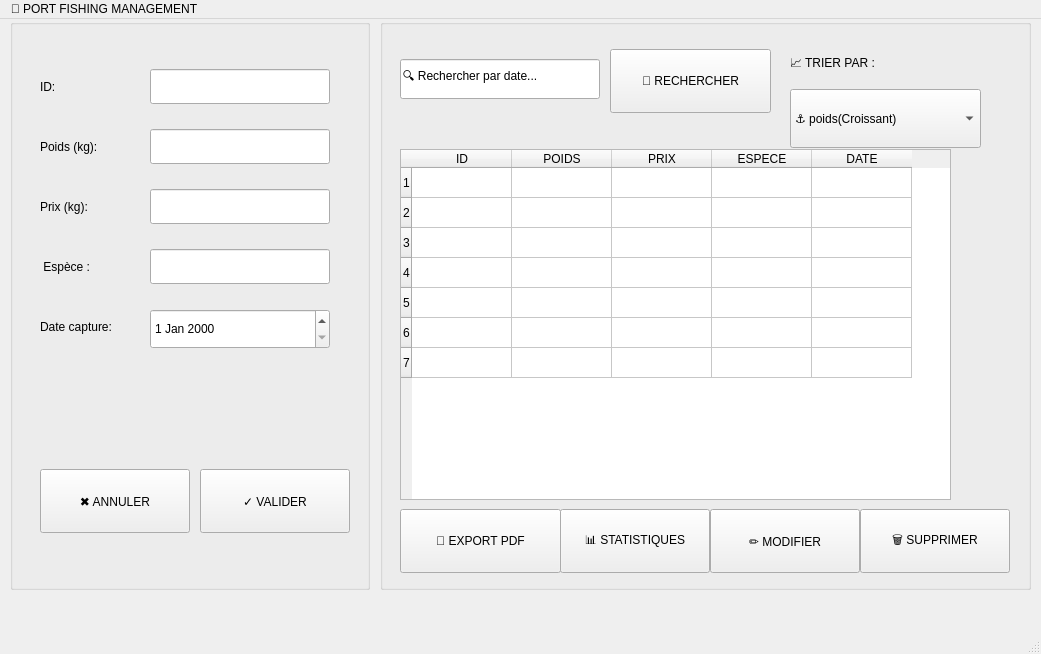
<?xml version="1.0" encoding="UTF-8"?>
<ui version="4.0">
 <class>MainWindow</class>
 <widget class="QMainWindow" name="MainWindow">
  <property name="geometry">
   <rect>
    <x>0</x>
    <y>0</y>
    <width>1041</width>
    <height>654</height>
   </rect>
  </property>
  <property name="windowTitle">
   <string>PORT FISHING MANAGEMENT</string>
  </property>
  <property name="styleSheet">
   <string notr="true">/* ============================================
   PORT FISHING MANAGEMENT - PREMIUM DESIGN
   Ocean Blue Gradient Theme with Modern Elements
============================================ */

/* ========== POLICE DE CARACTÈRES ========== */
* {
    font-family: 'Segoe UI', 'Roboto', 'Arial', sans-serif;
}

/* ========== FENÊTRE PRINCIPALE ========== */
QMainWindow {
    background: qlineargradient(x1:0, y1:0, x2:1, y2:1,
                                stop:0 #0c2461, stop:0.3 #1a5276, stop:1 #1e3799);
    border: none;
}

/* ========== WIDGET CENTRAL ========== */
QWidget#centralwidget {
    background: transparent;
}

/* ========== GROUPBOX STYLE ========== */
QGroupBox {
    background-color: rgba(255, 255, 255, 0.95);
    border: 2px solid rgba(26, 82, 118, 0.3);
    border-radius: 15px;
    margin-top: 10px;
    padding-top: 20px;
    font-weight: 700;
    color: #0c2461;
    font-size: 14px;
    font-family: 'Segoe UI', sans-serif;
}

QGroupBox::title {
    subcontrol-origin: margin;
    subcontrol-position: top center;
    padding: 8px 30px;
    background: qlineargradient(x1:0, y1:0, x2:1, y2:0,
                                stop:0 #1e3799, stop:1 #4a69bd);
    color: white;
    border-radius: 12px;
    margin-top: -25px;
    font-size: 14px;
    font-weight: bold;
    letter-spacing: 1px;
    text-transform: uppercase;
}

/* Form GroupBox */
QGroupBox#groupBox {
    background: rgba(255, 255, 255, 0.98);
    border: 2px solid #3498db;
    box-shadow: 0 8px 32px rgba(0, 0, 0, 0.1);
}

/* Table GroupBox */
QGroupBox#groupBox_2 {
    background: rgba(255, 255, 255, 0.98);
    border: 2px solid #2c3e50;
    font-size: 16px;
    font-weight: bold;
}

/* ========== LABELS STYLE ========== */
QLabel {
    color: #2c3e50;
    font-weight: 600;
    font-size: 13px;
    padding: 4px;
    font-family: 'Segoe UI', sans-serif;
}

QLabel#label, QLabel#label_2, QLabel#label_3,
QLabel#label_4, QLabel#label_5, QLabel#label_6 {
    color: #1a5276;
    font-size: 14px;
    font-weight: 600;
    letter-spacing: 0.5px;
}

QLabel#label_7 {
    color: #0c2461;
    font-size: 16px;
    font-weight: 700;
    background: rgba(255, 255, 255, 0.9);
    padding: 8px 16px;
    border-radius: 8px;
    border: 1px solid rgba(26, 82, 118, 0.2);
}

/* ========== INPUT FIELDS ========== */
QLineEdit {
    background-color: rgba(255, 255, 255, 0.9);
    border: 2px solid rgba(52, 152, 219, 0.5);
    border-radius: 8px;
    padding: 10px 15px;
    font-size: 13px;
    color: #2c3e50;
    selection-background-color: #3498db;
    selection-color: white;
    font-weight: 500;
}

QLineEdit:focus {
    border: 2px solid #1a5276;
    background-color: white;
    box-shadow: 0 0 10px rgba(26, 82, 118, 0.2);
}

QLineEdit:hover {
    border: 2px solid #2980b9;
    background-color: white;
}

QLineEdit#lineEdit_5 {
    background-color: rgba(232, 244, 252, 0.9);
    border: 2px solid #3498db;
    font-style: italic;
    color: #2c3e50;
    font-weight: 500;
    padding: 8px 15px;
}

/* ========== COMBOBOX ========== */
QComboBox {
    background-color: white;
    border: 2px solid rgba(52, 152, 219, 0.5);
    border-radius: 8px;
    padding: 10px 15px;
    font-size: 13px;
    color: #2c3e50;
    min-height: 35px;
    font-weight: 500;
}

QComboBox:hover {
    border: 2px solid #1a5276;
    background-color: #f8f9fa;
}

QComboBox::drop-down {
    border: none;
    width: 35px;
    background: transparent;
}

QComboBox::down-arrow {
    image: url(down_arrow.png);
    width: 14px;
    height: 14px;
}

QComboBox QAbstractItemView {
    background-color: white;
    border: 2px solid #3498db;
    border-radius: 8px;
    selection-background-color: #1a5276;
    selection-color: white;
    padding: 8px;
    font-weight: 500;
}

/* ========== DATE EDIT ========== */
QDateEdit {
    background-color: white;
    border: 2px solid rgba(52, 152, 219, 0.5);
    border-radius: 8px;
    padding: 10px 15px;
    font-size: 13px;
    color: #2c3e50;
    font-weight: 500;
}

QDateEdit:hover {
    border: 2px solid #1a5276;
    background-color: #f8f9fa;
}

QDateEdit::drop-down {
    border: none;
    width: 35px;
}

/* ========== TABLE WIDGET ========== */
QTableWidget {
    background-color: white;
    border: 2px solid #1a5276;
    border-radius: 12px;
    gridline-color: rgba(209, 216, 224, 0.5);
    font-size: 13px;
    selection-background-color: #1a5276;
    selection-color: white;
    alternate-background-color: #f8f9fa;
    padding: 5px;
    box-shadow: 0 4px 6px rgba(0, 0, 0, 0.05);
}

QTableWidget::item {
    padding: 12px 8px;
    border-bottom: 1px solid rgba(236, 240, 241, 0.8);
    font-weight: 500;
}

QTableWidget::item:selected {
    background-color: #1a5276;
    color: white;
    font-weight: 600;
}

QHeaderView::section {
    background: qlineargradient(x1:0, y1:0, x2:0, y2:1,
                                stop:0 #1e3799, stop:1 #4a69bd);
    color: white;
    padding: 15px 8px;
    border: none;
    font-weight: 700;
    font-size: 13px;
    border-right: 1px solid rgba(255, 255, 255, 0.2);
    letter-spacing: 0.5px;
}

QHeaderView::section:last {
    border-right: none;
}

QTableCornerButton::section {
    background: #1e3799;
    border: none;
    border-radius: 12px 0 0 0;
}

/* ========== BOUTONS ========== */
QPushButton {
    background: qlineargradient(x1:0, y1:0, x2:0, y2:1,
                                stop:0 #1e3799, stop:1 #0c2461);
    color: white;
    border: none;
    border-radius: 10px;
    padding: 12px 25px;
    font-weight: 700;
    font-size: 13px;
    min-width: 100px;
    min-height: 40px;
    letter-spacing: 0.5px;
    text-transform: uppercase;
    transition: all 0.3s ease;
}

QPushButton:hover {
    background: qlineargradient(x1:0, y1:0, x2:0, y2:1,
                                stop:0 #4a69bd, stop:1 #1e3799);
    border: 2px solid rgba(255, 255, 255, 0.3);
    transform: translateY(-2px);
    box-shadow: 0 6px 20px rgba(26, 82, 118, 0.3);
}

QPushButton:pressed {
    background: qlineargradient(x1:0, y1:0, x2:0, y2:1,
                                stop:0 #0c2461, stop:1 #1e3799);
    padding-top: 13px;
    padding-bottom: 11px;
    transform: translateY(0);
}

/* Bouton ANNULER */
QPushButton#pushButton {
    background: qlineargradient(x1:0, y1:0, x2:0, y2:1,
                                stop:0 #95a5a6, stop:1 #7f8c8d);
}

QPushButton#pushButton:hover {
    background: qlineargradient(x1:0, y1:0, x2:0, y2:1,
                                stop:0 #bdc3c7, stop:1 #95a5a6);
}

/* Bouton VALIDER */
QPushButton#pushButton_2 {
    background: qlineargradient(x1:0, y1:0, x2:0, y2:1,
                                stop:0 #27ae60, stop:1 #219653);
}

QPushButton#pushButton_2:hover {
    background: qlineargradient(x1:0, y1:0, x2:0, y2:1,
                                stop:0 #2ecc71, stop:1 #27ae60);
}

/* Boutons d'action */
QPushButton#pushButton_3,
QPushButton#pushButton_4,
QPushButton#pushButton_5 {
    background: qlineargradient(x1:0, y1:0, x2:0, y2:1,
                                stop:0 #3498db, stop:1 #2980b9);
}

QPushButton#pushButton_3:hover,
QPushButton#pushButton_4:hover,
QPushButton#pushButton_5:hover {
    background: qlineargradient(x1:0, y1:0, x2:0, y2:1,
                                stop:0 #5dade2, stop:1 #3498db);
}

/* Bouton MODIFIER */
QPushButton#pushButton_6 {
    background: qlineargradient(x1:0, y1:0, x2:0, y2:1,
                                stop:0 #f39c12, stop:1 #d68910);
}

QPushButton#pushButton_6:hover {
    background: qlineargradient(x1:0, y1:0, x2:0, y2:1,
                                stop:0 #f1c40f, stop:1 #f39c12);
}

/* Bouton SUPPRIMER */
QPushButton#pushButton_7 {
    background: qlineargradient(x1:0, y1:0, x2:0, y2:1,
                                stop:0 #e74c3c, stop:1 #c0392b);
}

QPushButton#pushButton_7:hover {
    background: qlineargradient(x1:0, y1:0, x2:0, y2:1,
                                stop:0 #ff7979, stop:1 #e74c3c);
}

/* ========== MENUBAR ========== */
QMenuBar {
    background: qlineargradient(x1:0, y1:0, x2:1, y2:0,
                                stop:0 #0c2461, stop:1 #1e3799);
    color: white;
    font-weight: 700;
    padding: 8px;
    font-size: 14px;
    border-bottom: 3px solid #4a69bd;
}

QMenuBar::item {
    background-color: transparent;
    padding: 10px 20px;
    margin: 0 5px;
    border-radius: 6px;
    letter-spacing: 0.5px;
}

QMenuBar::item:selected {
    background-color: rgba(255, 255, 255, 0.15);
    border-bottom: 2px solid white;
}

QMenuBar::item:pressed {
    background-color: rgba(255, 255, 255, 0.25);
}

QMenu {
    background-color: white;
    border: 2px solid #1a5276;
    border-radius: 10px;
    padding: 8px;
    box-shadow: 0 10px 30px rgba(0, 0, 0, 0.1);
}

QMenu::item {
    background-color: transparent;
    padding: 10px 30px 10px 25px;
    margin: 3px;
    border-radius: 6px;
    font-weight: 500;
}

QMenu::item:selected {
    background-color: #1a5276;
    color: white;
    font-weight: 600;
}

/* ========== STATUSBAR ========== */
QStatusBar {
    background: rgba(12, 36, 97, 0.9);
    color: white;
    font-size: 12px;
    font-weight: 500;
    padding: 10px;
    border-top: 2px solid #4a69bd;
}

/* ========== SCROLLBARS ========== */
QScrollBar:vertical {
    background-color: rgba(236, 240, 241, 0.3);
    width: 14px;
    border-radius: 7px;
    border: 2px solid rgba(255, 255, 255, 0.1);
}

QScrollBar::handle:vertical {
    background: qlineargradient(x1:0, y1:0, x2:1, y2:0,
                                stop:0 #3498db, stop:1 #2980b9);
    border-radius: 7px;
    min-height: 30px;
}

QScrollBar::handle:vertical:hover {
    background: qlineargradient(x1:0, y1:0, x2:1, y2:0,
                                stop:0 #5dade2, stop:1 #3498db);
}

QScrollBar::add-line:vertical, QScrollBar::sub-line:vertical {
    height: 0px;
}

QScrollBar:horizontal {
    background-color: rgba(236, 240, 241, 0.3);
    height: 14px;
    border-radius: 7px;
    border: 2px solid rgba(255, 255, 255, 0.1);
}

QScrollBar::handle:horizontal {
    background: qlineargradient(x1:0, y1:0, x2:0, y2:1,
                                stop:0 #3498db, stop:1 #2980b9);
    border-radius: 7px;
    min-width: 30px;
}

QScrollBar::handle:horizontal:hover {
    background: qlineargradient(x1:0, y1:0, x2:0, y2:1,
                                stop:0 #5dade2, stop:1 #3498db);
}

QScrollBar::add-line:horizontal, QScrollBar::sub-line:horizontal {
    width: 0px;
}

/* ========== EFFETS SPÉCIAUX ========== */
/* Animation pour les boutons */
QPushButton {
    transition: all 0.3s cubic-bezier(0.4, 0, 0.2, 1);
}

/* Ombre pour les groupbox */
QGroupBox {
    box-shadow: 0 15px 35px rgba(0, 0, 0, 0.1);
}

/* Effet de réflexion pour les boutons */
QPushButton:hover {
    background-image: url('reflection.png');
    background-position: top right;
    background-repeat: no-repeat;
}

/* Effet de rayon pour les inputs focus */
QLineEdit:focus, QComboBox:focus, QDateEdit:focus {
    animation: focusGlow 1.5s infinite alternate;
}

@keyframes focusGlow {
    from { box-shadow: 0 0 5px rgba(26, 82, 118, 0.3); }
    to { box-shadow: 0 0 15px rgba(26, 82, 118, 0.6); }
}

/* Séparateurs décoratifs */
QFrame {
    background: qlineargradient(x1:0, y1:0, x2:1, y2:0,
                                stop:0 transparent, stop:0.5 #3498db, stop:1 transparent);
    height: 2px;
}

/* Icônes pour les boutons (conceptuel) */
QPushButton#pushButton_4::before {
    content: &quot;📄&quot;;
    padding-right: 8px;
}

QPushButton#pushButton_5::before {
    content: &quot;📊&quot;;
    padding-right: 8px;
}

/* ========== RESPONSIVE ELEMENTS ========== */
@media (max-width: 800px) {
    QGroupBox {
        border-radius: 10px;
        padding-top: 15px;
    }

    QPushButton {
        padding: 10px 15px;
        min-width: 80px;
        font-size: 12px;
    }
}</string>
  </property>
  <widget class="QWidget" name="centralwidget">
   <widget class="QGroupBox" name="groupBox">
    <property name="geometry">
     <rect>
      <x>10</x>
      <y>0</y>
      <width>360</width>
      <height>571</height>
     </rect>
    </property>
    <property name="title">
     <string/>
    </property>
    <widget class="QLabel" name="label">
     <property name="geometry">
      <rect>
       <x>30</x>
       <y>50</y>
       <width>100</width>
       <height>35</height>
      </rect>
     </property>
     <property name="text">
      <string>ID:</string>
     </property>
    </widget>
    <widget class="QLineEdit" name="lineEdit">
     <property name="geometry">
      <rect>
       <x>140</x>
       <y>50</y>
       <width>180</width>
       <height>35</height>
      </rect>
     </property>
    </widget>
    <widget class="QLabel" name="label_2">
     <property name="geometry">
      <rect>
       <x>30</x>
       <y>110</y>
       <width>100</width>
       <height>35</height>
      </rect>
     </property>
     <property name="text">
      <string>Poids (kg):</string>
     </property>
    </widget>
    <widget class="QLineEdit" name="lineEdit_2">
     <property name="geometry">
      <rect>
       <x>140</x>
       <y>110</y>
       <width>180</width>
       <height>35</height>
      </rect>
     </property>
    </widget>
    <widget class="QLabel" name="label_3">
     <property name="geometry">
      <rect>
       <x>30</x>
       <y>170</y>
       <width>100</width>
       <height>35</height>
      </rect>
     </property>
     <property name="text">
      <string>Prix (kg):</string>
     </property>
    </widget>
    <widget class="QLineEdit" name="lineEdit_3">
     <property name="geometry">
      <rect>
       <x>140</x>
       <y>170</y>
       <width>180</width>
       <height>35</height>
      </rect>
     </property>
    </widget>
    <widget class="QLineEdit" name="lineEdit_4">
     <property name="geometry">
      <rect>
       <x>140</x>
       <y>230</y>
       <width>180</width>
       <height>35</height>
      </rect>
     </property>
    </widget>
    <widget class="QLabel" name="label_5">
     <property name="geometry">
      <rect>
       <x>30</x>
       <y>230</y>
       <width>100</width>
       <height>35</height>
      </rect>
     </property>
     <property name="text">
      <string> Espèce :</string>
     </property>
    </widget>
    <widget class="QLabel" name="label_6">
     <property name="geometry">
      <rect>
       <x>30</x>
       <y>290</y>
       <width>100</width>
       <height>35</height>
      </rect>
     </property>
     <property name="text">
      <string>Date capture:</string>
     </property>
    </widget>
    <widget class="QDateEdit" name="dateEdit">
     <property name="geometry">
      <rect>
       <x>140</x>
       <y>290</y>
       <width>180</width>
       <height>40</height>
      </rect>
     </property>
    </widget>
    <widget class="QPushButton" name="pushButton">
     <property name="geometry">
      <rect>
       <x>30</x>
       <y>450</y>
       <width>150</width>
       <height>64</height>
      </rect>
     </property>
     <property name="text">
      <string>✖ ANNULER</string>
     </property>
    </widget>
    <widget class="QPushButton" name="pushButton_2">
     <property name="geometry">
      <rect>
       <x>190</x>
       <y>450</y>
       <width>150</width>
       <height>64</height>
      </rect>
     </property>
     <property name="text">
      <string>✓ VALIDER</string>
     </property>
    </widget>
   </widget>
   <widget class="QGroupBox" name="groupBox_2">
    <property name="geometry">
     <rect>
      <x>380</x>
      <y>0</y>
      <width>651</width>
      <height>571</height>
     </rect>
    </property>
    <property name="title">
     <string/>
    </property>
    <widget class="QTableWidget" name="tableWidget">
     <property name="geometry">
      <rect>
       <x>20</x>
       <y>130</y>
       <width>551</width>
       <height>351</height>
      </rect>
     </property>
     <row/>
     <row/>
     <row/>
     <row/>
     <row/>
     <row/>
     <row/>
     <column>
      <property name="text">
       <string>ID</string>
      </property>
     </column>
     <column>
      <property name="text">
       <string>POIDS</string>
      </property>
     </column>
     <column>
      <property name="text">
       <string>PRIX</string>
      </property>
     </column>
     <column>
      <property name="text">
       <string>ESPECE</string>
      </property>
     </column>
     <column>
      <property name="text">
       <string>DATE</string>
      </property>
     </column>
    </widget>
    <widget class="QLineEdit" name="lineEdit_5">
     <property name="geometry">
      <rect>
       <x>20</x>
       <y>40</y>
       <width>200</width>
       <height>40</height>
      </rect>
     </property>
     <property name="text">
      <string>🔍 Rechercher par date...</string>
     </property>
    </widget>
    <widget class="QPushButton" name="pushButton_3">
     <property name="geometry">
      <rect>
       <x>230</x>
       <y>30</y>
       <width>161</width>
       <height>64</height>
      </rect>
     </property>
     <property name="text">
      <string>🔎 RECHERCHER</string>
     </property>
    </widget>
    <widget class="QLabel" name="label_7">
     <property name="geometry">
      <rect>
       <x>410</x>
       <y>30</y>
       <width>151</width>
       <height>31</height>
      </rect>
     </property>
     <property name="text">
      <string>📈 TRIER PAR :</string>
     </property>
    </widget>
    <widget class="QComboBox" name="comboBox_2">
     <property name="geometry">
      <rect>
       <x>410</x>
       <y>70</y>
       <width>191</width>
       <height>59</height>
      </rect>
     </property>
     <item>
      <property name="text">
       <string>⚓ poids(Croissant)</string>
      </property>
     </item>
     <item>
      <property name="text">
       <string>⚓ Capacité (Décroissant)</string>
      </property>
     </item>
     <item>
      <property name="text">
       <string>🚢 Nom (A-Z)</string>
      </property>
     </item>
     <item>
      <property name="text">
       <string>🚢 Nom (Z-A)</string>
      </property>
     </item>
     <item>
      <property name="text">
       <string>📅 Date (Récent)</string>
      </property>
     </item>
     <item>
      <property name="text">
       <string>📅 Date (Ancien)</string>
      </property>
     </item>
    </widget>
    <widget class="QPushButton" name="pushButton_4">
     <property name="geometry">
      <rect>
       <x>20</x>
       <y>490</y>
       <width>161</width>
       <height>64</height>
      </rect>
     </property>
     <property name="text">
      <string>📄 EXPORT PDF</string>
     </property>
    </widget>
    <widget class="QPushButton" name="pushButton_5">
     <property name="geometry">
      <rect>
       <x>180</x>
       <y>490</y>
       <width>150</width>
       <height>64</height>
      </rect>
     </property>
     <property name="text">
      <string>📊 STATISTIQUES</string>
     </property>
    </widget>
    <widget class="QPushButton" name="pushButton_6">
     <property name="geometry">
      <rect>
       <x>330</x>
       <y>490</y>
       <width>150</width>
       <height>64</height>
      </rect>
     </property>
     <property name="text">
      <string>✏ MODIFIER</string>
     </property>
    </widget>
    <widget class="QPushButton" name="pushButton_7">
     <property name="geometry">
      <rect>
       <x>480</x>
       <y>490</y>
       <width>150</width>
       <height>64</height>
      </rect>
     </property>
     <property name="text">
      <string>🗑 SUPPRIMER</string>
     </property>
    </widget>
   </widget>
  </widget>
  <widget class="QMenuBar" name="menubar">
   <property name="geometry">
    <rect>
     <x>0</x>
     <y>0</y>
     <width>1041</width>
     <height>56</height>
    </rect>
   </property>
   <widget class="QMenu" name="menuGESTION_DES_BATEAUX">
    <property name="title">
     <string>🚢 PORT FISHING MANAGEMENT</string>
    </property>
   </widget>
   <addaction name="menuGESTION_DES_BATEAUX"/>
  </widget>
  <widget class="QStatusBar" name="statusbar"/>
 </widget>
 <resources/>
 <connections/>
</ui>
